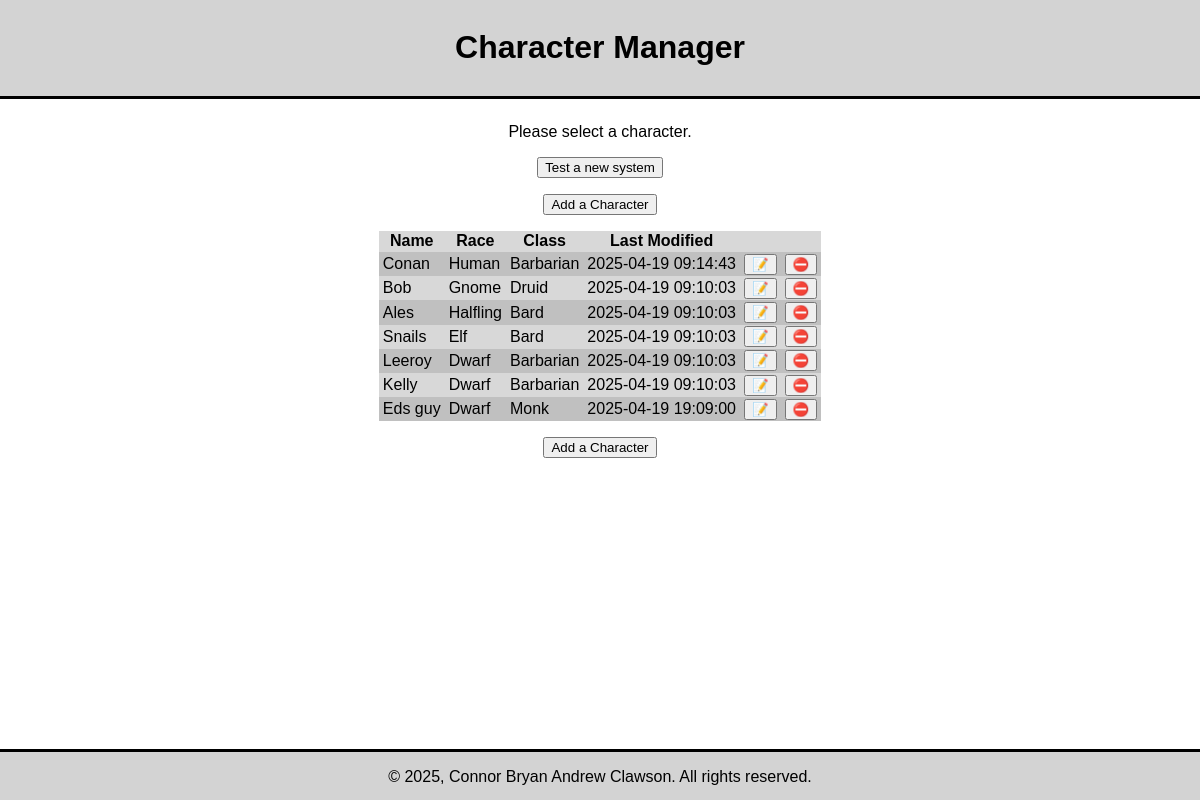
The page / on the database its author committed.
### tables this page shows
CREATE TABLE `characters` (
  `Character_ID` int(11) NOT NULL,
  `Character_Name` varchar(100) DEFAULT NULL,
  `Class_ID` int(11) NOT NULL DEFAULT 1,
  `Race_ID` int(11) NOT NULL DEFAULT 1,
  `Str_Base` int(11) DEFAULT 0,
  `Dex_Base` int(11) DEFAULT 0,
  `Con_Base` int(11) DEFAULT 0,
  `Int_Base` int(11) DEFAULT 0,
  `Wis_Base` int(11) DEFAULT 0,
  `Cha_Base` int(11) DEFAULT 0,
  `Acrob_Ranks` int(11) DEFAULT 0,
  `Acrob_Racial` int(11) DEFAULT 0,
  `Acrob_Feats` int(11) DEFAULT 0,
  `Acrob_Misc` int(11) DEFAULT 0,
  `Appra_Ranks` int(11) DEFAULT 0,
  `Appra_Racial` int(11) DEFAULT 0,
  `Appra_Feats` int(11) DEFAULT 0,
  `Appra_Misc` int(11) DEFAULT 0,
  `Bluff_Ranks` int(11) DEFAULT 0,
  `Bluff_Racial` int(11) DEFAULT 0,
  `Bluff_Feats` int(11) DEFAULT 0,
  `Bluff_Misc` int(11) DEFAULT 0,
  `Climb_Ranks` int(11) DEFAULT 0,
  `Climb_Racial` int(11) DEFAULT 0,
  `Climb_Feats` int(11) DEFAULT 0,
  `Climb_Misc` int(11) DEFAULT 0,
  `Craft_Ranks` int(11) DEFAULT 0,
  `Craft_Racial` int(11) DEFAULT 0,
  `Craft_Feats` int(11) DEFAULT 0,
  `Craft_Misc` int(11) DEFAULT 0,
  `Diplo_Ranks` int(11) DEFAULT 0,
  `Diplo_Racial` int(11) DEFAULT 0,
  `Diplo_Feats` int(11) DEFAULT 0,
  `Diplo_Misc` int(11) DEFAULT 0,
  `DsDev_Ranks` int(11) DEFAULT 0,
  `DsDev_Racial` int(11) DEFAULT 0,
  `DsDev_Feats` int(11) DEFAULT 0,
  `DsDev_Misc` int(11) DEFAULT 0,
  `Disgu_Ranks` int(11) DEFAULT 0,
  `Disgu_Racial` int(11) DEFAULT 0,
  `Disgu_Feats` int(11) DEFAULT 0,
  `Disgu_Misc` int(11) DEFAULT 0,
  `Escar_Ranks` int(11) DEFAULT 0,
  `Escar_Racial` int(11) DEFAULT 0,
  `Escar_Feats` int(11) DEFAULT 0,
  `Escar_Misc` int(11) DEFAULT 0,
  `Fly_Ranks` int(11) DEFAULT 0,
  `Fly_Racial` int(11) DEFAULT 0,
  `Fly_Feats` int(11) DEFAULT 0,
  `Fly_Misc` int(11) DEFAULT 0,
  `Hanim_Ranks` int(11) DEFAULT 0,
  `Hanim_Racial` int(11) DEFAULT 0,
  `Hanim_Feats` int(11) DEFAULT 0,
  `Hanim_Misc` int(11) DEFAULT 0,
  `Heal_Ranks` int(11) DEFAULT 0,
  `Heal_Racial` int(11) DEFAULT 0,
  `Heal_Feats` int(11) DEFAULT 0,
  `Heal_Misc` int(11) DEFAULT 0,
  `Intim_Ranks` int(11) DEFAULT 0,
  `Intim_Racial` int(11) DEFAULT 0,
  `Intim_Feats` int(11) DEFAULT 0,
  `Intim_Misc` int(11) DEFAULT 0,
  `Karca_Ranks` int(11) DEFAULT 0,
  `Karca_Racial` int(11) DEFAULT 0,
  `Karca_Feats` int(11) DEFAULT 0,
  `Karca_Misc` int(11) DEFAULT 0,
  `Kdung_Ranks` int(11) DEFAULT 0,
  `Kdung_Racial` int(11) DEFAULT 0,
  `Kdung_Feats` int(11) DEFAULT 0,
  `Kdung_Misc` int(11) DEFAULT 0,
  `Kengi_Ranks` int(11) DEFAULT 0,
  `Kengi_Racial` int(11) DEFAULT 0,
  `Kengi_Feats` int(11) DEFAULT 0,
  `Kengi_Misc` int(11) DEFAULT 0,
  `Kgeog_Ranks` int(11) DEFAULT 0,
  `Kgeog_Racial` int(11) DEFAULT 0,
  `Kgeog_Feats` int(11) DEFAULT 0,
  `Kgeog_Misc` int(11) DEFAULT 0,
  `Khist_Ranks` int(11) DEFAULT 0,
  `Khist_Racial` int(11) DEFAULT 0,
  `Khist_Feats` int(11) DEFAULT 0,
  `Khist_Misc` int(11) DEFAULT 0,
  `Kloca_Ranks` int(11) DEFAULT 0,
  `Kloca_Racial` int(11) DEFAULT 0,
  `Kloca_Feats` int(11) DEFAULT 0,
  `Kloca_Misc` int(11) DEFAULT 0,
  `Knatu_Ranks` int(11) DEFAULT 0,
  `Knatu_Racial` int(11) DEFAULT 0,
  `Knatu_Feats` int(11) DEFAULT 0,
  `Knatu_Misc` int(11) DEFAULT 0,
  `Knobi_Ranks` int(11) DEFAULT 0,
  `Knobi_Racial` int(11) DEFAULT 0,
  `Knobi_Feats` int(11) DEFAULT 0,
  `Knobi_Misc` int(11) DEFAULT 0,
  `Kplan_Ranks` int(11) DEFAULT 0,
  `Kplan_Racial` int(11) DEFAULT 0,
  `Kplan_Feats` int(11) DEFAULT 0,
  `Kplan_Misc` int(11) DEFAULT 0,
  `Kreli_Ranks` int(11) DEFAULT 0,
  `Kreli_Racial` int(11) DEFAULT 0,
  `Kreli_Feats` int(11) DEFAULT 0,
  `Kreli_Misc` int(11) DEFAULT 0,
  `Lingu_Ranks` int(11) DEFAULT 0,
  `Lingu_Racial` int(11) DEFAULT 0,
  `Lingu_Feats` int(11) DEFAULT 0,
  `Lingu_Misc` int(11) DEFAULT 0,
  `Perce_Ranks` int(11) DEFAULT 0,
  `Perce_Racial` int(11) DEFAULT 0,
  `Perce_Feats` int(11) DEFAULT 0,
  `Perce_Misc` int(11) DEFAULT 0,
  `Perfo_Ranks` int(11) DEFAULT 0,
  `Perfo_Racial` int(11) DEFAULT 0,
  `Perfo_Feats` int(11) DEFAULT 0,
  `Perfo_Misc` int(11) DEFAULT 0,
  `Profe_Ranks` int(11) DEFAULT 0,
  `Profe_Racial` int(11) DEFAULT 0,
  `Profe_Feats` int(11) DEFAULT 0,
  `Profe_Misc` int(11) DEFAULT 0,
  `Ride_Ranks` int(11) DEFAULT 0,
  `Ride_Racial` int(11) DEFAULT 0,
  `Ride_Feats` int(11) DEFAULT 0,
  `Ride_Misc` int(11) DEFAULT 0,
  `Senmo_Ranks` int(11) DEFAULT 0,
  `Senmo_Racial` int(11) DEFAULT 0,
  `Senmo_Feats` int(11) DEFAULT 0,
  `Senmo_Misc` int(11) DEFAULT 0,
  `SOH_Ranks` int(11) DEFAULT 0,
  `SOH_Racial` int(11) DEFAULT 0,
  `SOH_Feats` int(11) DEFAULT 0,
  `SOH_Misc` int(11) DEFAULT 0,
  `Spcft_Ranks` int(11) DEFAULT 0,
  `Spcft_Racial` int(11) DEFAULT 0,
  `Spcft_Feats` int(11) DEFAULT 0,
  `Spcft_Misc` int(11) DEFAULT 0,
  `Stlth_Ranks` int(11) DEFAULT 0,
  `Stlth_Racial` int(11) DEFAULT 0,
  `Stlth_Feats` int(11) DEFAULT 0,
  `Stlth_Misc` int(11) DEFAULT 0,
  `Survi_Ranks` int(11) DEFAULT 0,
  `Survi_Racial` int(11) DEFAULT 0,
  `Survi_Feats` int(11) DEFAULT 0,
  `Survi_Misc` int(11) DEFAULT 0,
  `Swim_Ranks` int(11) DEFAULT 0,
  `Swim_Racial` int(11) DEFAULT 0,
  `Swim_Feats` int(11) DEFAULT 0,
  `Swim_Misc` int(11) DEFAULT 0,
  `Umdev_Ranks` int(11) DEFAULT 0,
  `Umdev_Racial` int(11) DEFAULT 0,
  `Umdev_Feats` int(11) DEFAULT 0,
  `Umdev_Misc` int(11) DEFAULT 0,
  `Last_Update` timestamp NOT NULL DEFAULT current_timestamp() ON UPDATE current_timestamp(),
  `Notes` text DEFAULT NULL
);

CREATE TABLE `races` (
  `Race_ID` int(11) NOT NULL,
  `Race_Name` varchar(20) NOT NULL,
  `Str_Mod` int(11) DEFAULT 0,
  `Dex_Mod` int(11) DEFAULT 0,
  `Con_Mod` int(11) DEFAULT 0,
  `Int_Mod` int(11) DEFAULT 0,
  `Wis_Mod` int(11) DEFAULT 0,
  `Cha_Mod` int(11) DEFAULT 0,
  `Wildcard_Mod` bit(1) DEFAULT b'0'
);

CREATE TABLE `classes` (
  `Class_ID` int(11) NOT NULL,
  `Class_Name` varchar(20) DEFAULT NULL,
  `Die_ID` int(11) NOT NULL DEFAULT 1
);

### model/table_data.php (called while the page is built, shortened)
<?php
function get_characters()
{
    global $db;
    $query = 'SELECT characters.Character_ID, characters.Character_Name, races.Race_Name, classes.Class_Name, Last_Update
              FROM characters, races, classes
              WHERE characters.Class_ID = classes.Class_ID AND characters.Race_ID = races.Race_ID
              ORDER BY characters.Character_ID ASC, characters.Class_ID ASC;';
    $statement = $db->prepare($query);
    $statement->execute();
    $records = $statement->fetchAll();
    return $records;
}
?>

### view/table_list.php (the view, shortened to what this page needs)
<?php
if (isset($system_message) && !empty($system_message)) {
    echo $system_message;
} else {
    echo '<p class=\'system-message\' >Please select a character.</p>';
}
?>
<div class="add-button">
    <form action="." method="post">
        <input type="submit" value="Test a new system">
    </form>
</div>
<div class="add-button">
    <form action="." method="post">
        <input type="submit" value="Add a Character">
    </form>
</div>
<table>
    <tr id="table-header">
        <th>
            Name
        </th>
        <th>
            Race
        </th>
        <th>
            Class
        </th>
        <th>
            Last Modified
        </th>
        <th>&nbsp;</th>
        <th>&nbsp;</th>
    </tr>
    <?php
    foreach ($records as $record): ?>
        <tr>
            <td>
                <?php echo $record['Character_Name']; ?>
            </td>
            <td>
                <?php echo $record['Race_Name']; ?>
            </td>
            <td>
                <?php echo $record['Class_Name']; ?>
            </td>
            <td>
                <?php echo $record['Last_Update'] ?>
            </td>
            <td>
                <form action="." method="post">
                    <input type="submit" alt="Edit character" title="Edit character" value="&#x1F4DD;">
                </form>
            </td>
            <td>
                <form action="." method="post">
                    <input type="submit" alt="Delete character" title="Delete character" value="&#x26D4;">
                </form>
            </td>
        </tr>
        <?php
    endforeach; ?>
</table>
<div class="add-button">
    <form action="." method="post">
        <input type="submit" value="Add a Character">
    </form>
</div>

### view/header.php (shortened to what this page needs)
<!DOCTYPE html>
<html lang="en">
    <head>
        <link rel="stylesheet" href="/Character_Manager/css/main.css">
    </head>
    <body>
        <header>
            <h1>Character Manager</h1>
        </header>

### index.php
<?php
include './view/header.php';
?>
<main class="content-wrap">
    <?php include './controller/controller.php'; ?>
</main>
<?php include './view/footer.php'; ?>

### controller/controller.php (shortened to what this page needs)
<?php
require './model/dbconnect.php';
require './model/table_data.php';
function get_val_from_postget($arr_val, $default_val)
{
    return $default_val;
}
$action = get_val_from_postget('action', 'view-characters');
try {
    if ($action == 'view-characters') {
        $records = get_characters();
        include './view/table_list.php';
    }
    elseif ($action == 'add-character') {
        $skill_list = get_skills();
        include './view/table_add.php';
    }
    elseif ($action == 'confirm-deletion') {
        $character_id = $_POST['character_id'];
        $character_name = get_character_by_id($character_id)['Character_Name'];
        include './view/table_delete.php';
    }
    elseif ($action == 'test') {
        $character_items = get_inventory(1);
        $character_feats = get_feats(1);
        include './view/test.php';
    } elseif ($action == 'test-input') {
        foreach ($_POST as $key => $value) {
            echo '' . $key . ' => ' . $value . '<br>';
        }
        $character_ID = 1;
    }
} catch (Exception $e) {
    $error_message = $e->getMessage();
    include './errors/error.php';
}
?>

### view/footer.php (shortened to what this page needs)
<footer>
    <p>
        &copy; 2025, Connor Bryan Andrew Clawson. All rights reserved.
    </p>
</footer>
</body>
</html>

### css/main.css (style rules this page uses)
body { font-family: Arial, Helvetica, sans-serif; margin: auto; position: relative; min-height: 100vh; }
header { text-align: center; background-color: lightgray; border-bottom: 3px solid black; margin: 0; padding: 8px; }
main { padding: .5rem; }
footer { position: absolute; bottom: 0; width: 100%; height: 3rem; margin: 20pt 0 0 0; text-align: center; background-color: lightgray; border-top: 3px solid black; }
.content-wrap { padding-bottom: 4rem; }
.system-message { text-align: center; }
.add-button { justify-items: center; margin: 1rem; }
h1 { text-align: center; }
table { margin: auto; margin-bottom: 1rem; border-spacing: 0; }
th, td { padding: .1rem .25rem; }
tr:nth-child(even) { background-color: #c0c0c0; }
tr:nth-child(odd) { background-color: #d8d8d8; }

### rows shown on the page
characters: Character_Name "Conan", Race_ID.Race_Name "Human", Class_ID.Class_Name "Barbarian", Last_Update "2025-04-19 09:14:43"
characters: Character_Name "Bob", Race_ID.Race_Name "Gnome", Class_ID.Class_Name "Druid", Last_Update "2025-04-19 09:10:03"
characters: Character_Name "Ales", Race_ID.Race_Name "Halfling", Class_ID.Class_Name "Bard", Last_Update "2025-04-19 09:10:03"
characters: Character_Name "Snails", Race_ID.Race_Name "Elf", Class_ID.Class_Name "Bard", Last_Update "2025-04-19 09:10:03"
characters: Character_Name "Leeroy", Race_ID.Race_Name "Dwarf", Class_ID.Class_Name "Barbarian", Last_Update "2025-04-19 09:10:03"
characters: Character_Name "Kelly", Race_ID.Race_Name "Dwarf", Class_ID.Class_Name "Barbarian", Last_Update "2025-04-19 09:10:03"
characters: Character_Name "Eds guy", Race_ID.Race_Name "Dwarf", Class_ID.Class_Name "Monk", Last_Update "2025-04-19 19:09:00"
